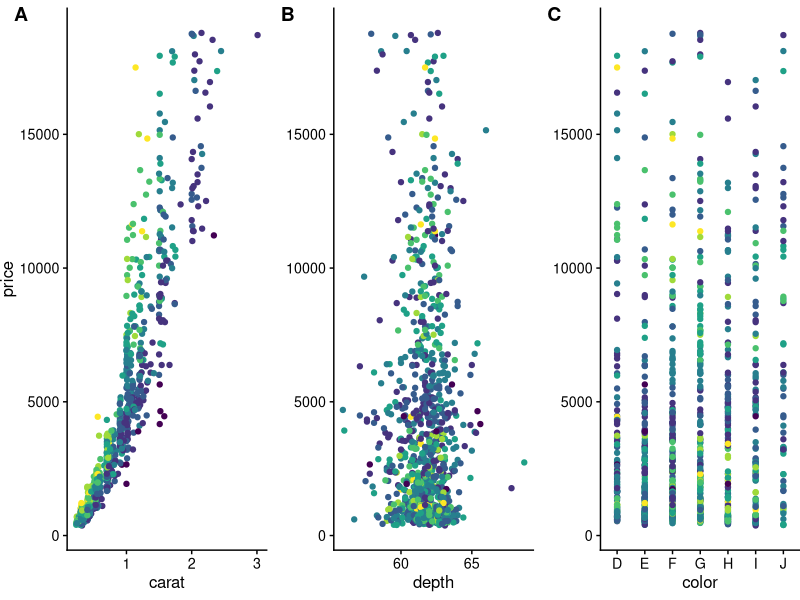
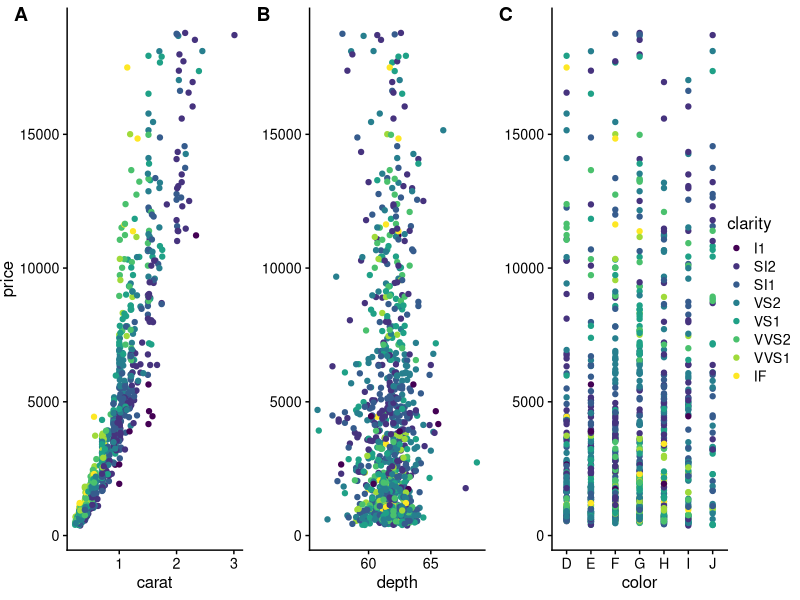
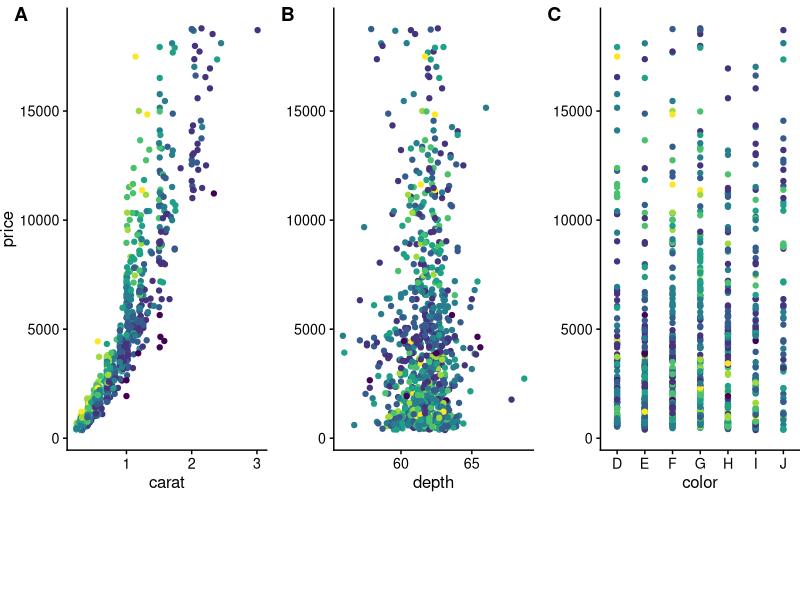
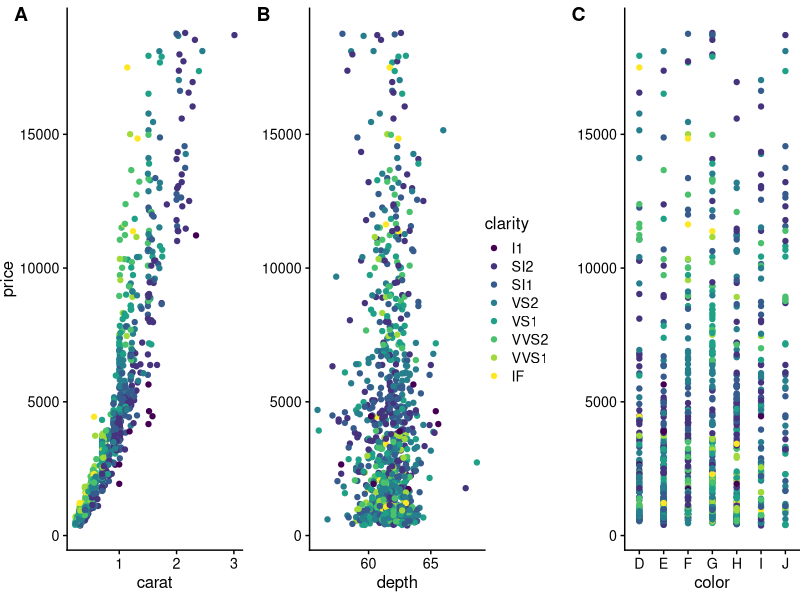
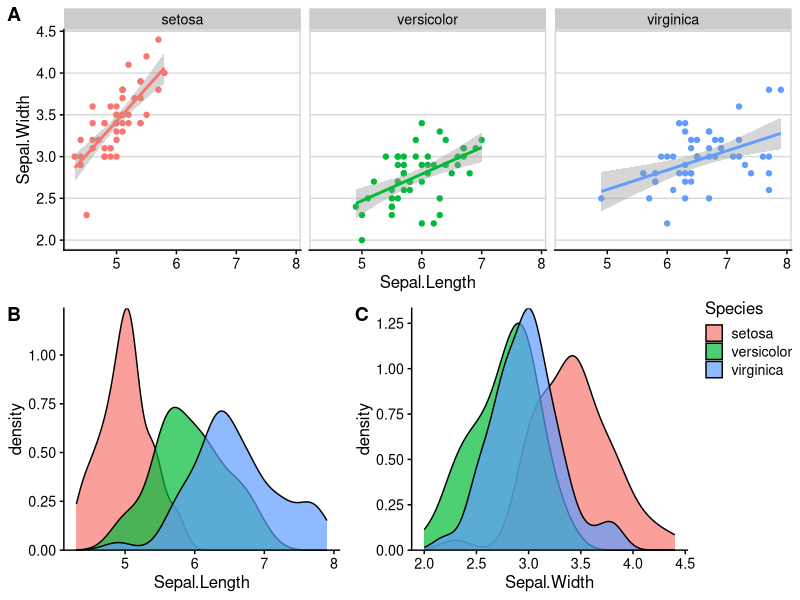

Write the R code that produced these figures, in order.
## ---- chunk 1
library(ggplot2)
library(cowplot)
library(grid) # for "unit"
theme_set(theme_cowplot(font_size=12)) # default fontsize doesn't work well for online viewing
## ---- chunk 2
# down-sampled diamonds data set
dsamp <- diamonds[sample(nrow(diamonds), 1000), ]

# Make three plots.
# We set left and right margins to 0 to remove unnecessary spacing in the
# final plot arrangement.
p1 <- qplot(carat, price, data=dsamp, colour=clarity) +
  theme(plot.margin = unit(c(6, 0, 6, 0), "pt"))
p2 <- qplot(depth, price, data=dsamp, colour=clarity) +
  theme(plot.margin = unit(c(6, 0, 6, 0), "pt")) + ylab("")
p3 <- qplot(color, price, data=dsamp, colour=clarity) +
  theme(plot.margin = unit(c(6, 0, 6, 0), "pt")) + ylab("")

# arrange the three plots in a single row
prow <- plot_grid(
  p1 + theme(legend.position="none"),
  p2 + theme(legend.position="none"),
  p3 + theme(legend.position="none"),
  align = 'vh',
  labels = c("A", "B", "C"),
  hjust = -1,
  nrow = 1
)
prow
## ---- chunk 3
# extract the legend from one of the plots
# (clearly the whole thing only makes sense if all plots
# have the same legend, so we can arbitrarily pick one.)
legend <- get_legend(p1)

# add the legend to the row we made earlier. Give it one-third of the width
# of one plot (via rel_widths).
p <- plot_grid( prow, legend, rel_widths = c(3, .3))
p
## ---- chunk 4
# extract the legend from one of the plots
# (clearly the whole thing only makes sense if all plots
# have the same legend, so we can arbitrarily pick one.)
legend_b <- get_legend(p1 + theme(legend.position="bottom"))

# add the legend underneath the row we made earlier. Give it 10% of the height
# of one plot (via rel_heights).
p <- plot_grid( prow, legend_b, ncol = 1, rel_heights = c(1, .2))
p
## ---- chunk 5
# arrange the three plots in a single row, leaving space between plot B and C
prow <- plot_grid( p1 + theme(legend.position="none"),
           p2 + theme(legend.position="none"),
           NULL,
           p3 + theme(legend.position="none"),
           align = 'vh',
           labels = c("A", "B", "", "C"),
           hjust = -1,
           nrow = 1,
           rel_widths = c(1, 1, .3, 1)
           )

prow + draw_grob(legend, 2/3.3, 0, .3/3.3, 1)
## ---- chunk 6
# plot A
p1 <- ggplot(iris, aes(Sepal.Length, Sepal.Width, color = Species)) + 
  geom_point() + facet_grid(. ~ Species) + stat_smooth(method = "lm") +
  background_grid(major = 'y', minor = "none") + 
  panel_border() + theme(legend.position = "none")

# plot B
p2 <- ggplot(iris, aes(Sepal.Length, fill = Species)) +
  geom_density(alpha = .7) + 
  scale_y_continuous(expand = c(0, 0)) +
  theme(legend.justification = "top")
p2a <- p2 + theme(legend.position = "none")

# plot C
p3 <- ggplot(iris, aes(Sepal.Width, fill = Species)) +
  geom_density(alpha = .7) + 
  scale_y_continuous(expand = c(0, 0)) +
  theme(legend.position = "none")

# legend
legend <- get_legend(p2)

# align all plots vertically
plots <- align_plots(p1, p2a, p3, align = 'v', axis = 'l')

# put together bottom row and then everything
bottom_row <- plot_grid(plots[[2]], plots[[3]], legend, labels = c("B", "C"), rel_widths = c(1, 1, .3), nrow = 1)
plot_grid(plots[[1]], bottom_row, labels = c("A"), ncol = 1)
